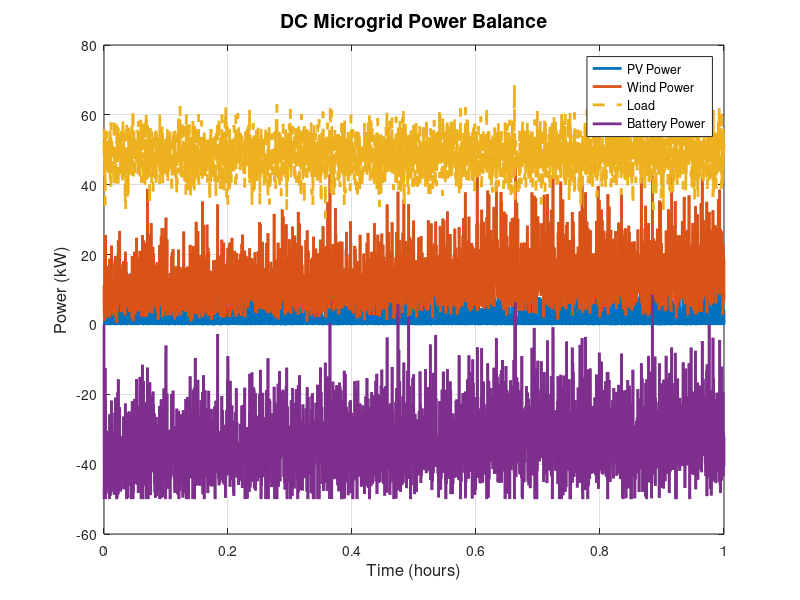
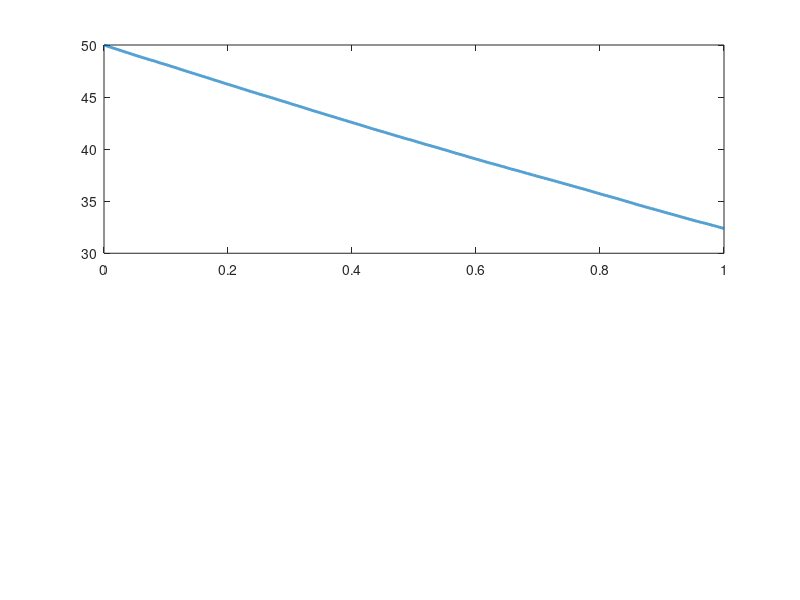

MATLAB code to generate these figures, in order: (Note: this script raises an error after producing the figures.)
%% DC Microgrid Simulation - MATLAB/Simulink
% Main simulation script for DC microgrid modeling
% Author: Nivas D. Navghare
% Institution: COEP Technological University, Pune

%% Clear workspace
clear; clc; close all;

%% Configuration Parameters
fprintf('Initializing DC Microgrid Simulation...\n');

% System Parameters
Vdc = 380;              % DC bus voltage (V)
f_nominal = 50;         % Nominal frequency (Hz)
T_sim = 3600;           % Simulation time (seconds)

% PV System Parameters
PV_rated = 100;         % Rated power (kW)
PV_efficiency = 0.18;   % Panel efficiency
Panel_area = 600;       % Panel area (m²)
Temp_coeff = -0.004;    % Temperature coefficient (per °C)

% Wind Turbine Parameters
Wind_rated = 50;        % Rated power (kW)
v_cutin = 3;            % Cut-in wind speed (m/s)
v_rated = 12;           % Rated wind speed (m/s)
v_cutout = 25;          % Cut-out wind speed (m/s)

% Battery Parameters
Batt_capacity = 200;    % Capacity (kWh)
Batt_charge_max = 50;   % Max charge rate (kW)
Batt_discharge_max = 50;% Max discharge rate (kW)
SOC_init = 0.5;         % Initial SOC
SOC_min = 0.2;          % Minimum SOC
SOC_max = 0.9;          % Maximum SOC
Batt_efficiency = 0.95; % Battery efficiency

% Load Parameters
Load_critical = 80;     % Critical load (kW)
Load_noncritical = 40;  % Non-critical load (kW)

%% Generate Input Data
fprintf('Generating environmental data...\n');

% Time vector
t = 0:1:T_sim;
hour_of_day = mod(t/3600, 24);

% Solar irradiance (W/m²)
irradiance = 1000 * max(0, sin(pi * (hour_of_day - 6) / 12));
irradiance = irradiance + 50 * randn(size(irradiance));
irradiance(irradiance < 0) = 0;

% Temperature (°C)
temperature = 25 + 10 * sin(pi * (hour_of_day - 6) / 12);
temperature = temperature + 2 * randn(size(temperature));

% Wind speed (m/s)
wind_speed = 8 + 4 * sin(2 * pi * hour_of_day / 24);
wind_speed = wind_speed + 1 * randn(size(wind_speed));
wind_speed(wind_speed < 0) = 0;

%% PV Power Calculation
fprintf('Calculating PV power output...\n');

% Temperature effect
temp_factor = 1 + Temp_coeff * (temperature - 25);

% PV power
P_pv = (irradiance / 1000) .* Panel_area * PV_efficiency .* temp_factor;
P_pv = min(P_pv, PV_rated);  % Limit to rated power

%% Wind Power Calculation
fprintf('Calculating wind power output...\n');

P_wind = zeros(size(wind_speed));
for i = 1:length(wind_speed)
    v = wind_speed(i);
    if v < v_cutin || v > v_cutout
        P_wind(i) = 0;
    elseif v >= v_rated
        P_wind(i) = Wind_rated;
    else
        % Simplified power curve
        P_wind(i) = Wind_rated * ((v - v_cutin) / (v_rated - v_cutin))^3;
    end
end

%% Load Profile
fprintf('Generating load profile...\n');

% Variable load based on time of day
load_factor = 0.7 + 0.3 * sin(pi * (hour_of_day - 6) / 12);
P_load = (Load_critical + Load_noncritical) * load_factor;
P_load = P_load + 5 * randn(size(P_load));  % Add variability

%% Battery Operation
fprintf('Simulating battery operation...\n');

SOC = zeros(size(t));
P_battery = zeros(size(t));
SOC(1) = SOC_init;

dt = 1/3600;  % Time step in hours

for i = 2:length(t)
    % Power balance
    P_gen = P_pv(i) + P_wind(i);
    P_deficit = P_load(i) - P_gen;
    
    if P_deficit > 0  % Need to discharge
        P_batt = min(P_deficit, Batt_discharge_max);
        % Check SOC limit
        energy = P_batt * dt / Batt_efficiency;
        new_SOC = SOC(i-1) - energy / Batt_capacity;
        
        if new_SOC < SOC_min
            P_batt = (SOC(i-1) - SOC_min) * Batt_capacity * Batt_efficiency / dt;
            new_SOC = SOC_min;
        end
        
        P_battery(i) = -P_batt;  % Negative for discharge
        SOC(i) = new_SOC;
        
    elseif P_deficit < 0  % Can charge
        P_batt = min(-P_deficit, Batt_charge_max);
        % Check SOC limit
        energy = P_batt * dt * Batt_efficiency;
        new_SOC = SOC(i-1) + energy / Batt_capacity;
        
        if new_SOC > SOC_max
            P_batt = (SOC_max - SOC(i-1)) * Batt_capacity / (dt * Batt_efficiency);
            new_SOC = SOC_max;
        end
        
        P_battery(i) = P_batt;  % Positive for charge
        SOC(i) = new_SOC;
        
    else
        SOC(i) = SOC(i-1);
        P_battery(i) = 0;
    end
end

%% Power Quality Analysis
fprintf('Analyzing power quality...\n');

% Voltage calculation (simplified)
V_bus = Vdc + 5 * randn(size(t));  % Add voltage variations

% Total Harmonic Distortion estimation
THD = 2 + 1 * rand();  % Simplified THD (%)

%% Performance Metrics
fprintf('Calculating performance metrics...\n');

% Energy calculations
E_pv_total = sum(P_pv) * dt;
E_wind_total = sum(P_wind) * dt;
E_gen_total = E_pv_total + E_wind_total;
E_load_total = sum(P_load) * dt;

% Efficiency
system_efficiency = E_load_total / E_gen_total * 100;

% Renewable penetration
renewable_penetration = E_gen_total / E_load_total * 100;

% Average SOC
avg_SOC = mean(SOC);

%% Display Results
fprintf('\n========== SIMULATION RESULTS ==========\n');
fprintf('Total PV Energy: %.2f kWh\n', E_pv_total);
fprintf('Total Wind Energy: %.2f kWh\n', E_wind_total);
fprintf('Total Generation: %.2f kWh\n', E_gen_total);
fprintf('Total Load: %.2f kWh\n', E_load_total);
fprintf('System Efficiency: %.2f%%\n', system_efficiency);
fprintf('Renewable Penetration: %.2f%%\n', renewable_penetration);
fprintf('Average Battery SOC: %.2f%%\n', avg_SOC * 100);
fprintf('Estimated THD: %.2f%%\n', THD);
fprintf('========================================\n\n');

%% Visualization
fprintf('Generating plots...\n');

% Power Balance Plot
figure('Name', 'Power Balance', 'Position', [100 100 1200 600]);
plot(t/3600, P_pv, 'LineWidth', 2, 'DisplayName', 'PV Power');
hold on;
plot(t/3600, P_wind, 'LineWidth', 2, 'DisplayName', 'Wind Power');
plot(t/3600, P_load, '--', 'LineWidth', 2, 'DisplayName', 'Load');
plot(t/3600, P_battery, 'LineWidth', 2, 'DisplayName', 'Battery Power');
hold off;
xlabel('Time (hours)', 'FontSize', 12);
ylabel('Power (kW)', 'FontSize', 12);
title('DC Microgrid Power Balance', 'FontSize', 14, 'FontWeight', 'bold');
legend('Location', 'best');
grid on;
saveas(gcf, 'results/matlab_power_balance.png');

% Battery Operation Plot
figure('Name', 'Battery Operation', 'Position', [100 100 1200 800]);

subplot(2,1,1);
plot(t/3600, SOC * 100, 'LineWidth', 2);
hold on;
yline(SOC_min * 100, 'r--', 'Min SOC', 'LineWidth', 1.5);
yline(SOC_max * 100, 'r--', 'Max SOC', 'LineWidth', 1.5);
hold off;
ylabel('State of Charge (%)', 'FontSize', 12);
title('Battery Energy Storage System', 'FontSize', 14, 'FontWeight', 'bold');
grid on;

subplot(2,1,2);
plot(t/3600, P_battery, 'LineWidth', 2, 'Color', [0 0.5 0]);
yline(0, 'k-', 'LineWidth', 0.5);
xlabel('Time (hours)', 'FontSize', 12);
ylabel('Battery Power (kW)', 'FontSize', 12);
title('Positive: Charging, Negative: Discharging', 'FontSize', 10, 'FontStyle', 'italic');
grid on;
saveas(gcf, 'results/matlab_battery_operation.png');

% Voltage Profile Plot
figure('Name', 'Voltage Profile', 'Position', [100 100 1200 600]);
plot(t/3600, V_bus, 'LineWidth', 2, 'Color', [0.5 0 0.5]);
hold on;
yline(Vdc, 'g--', 'Nominal', 'LineWidth', 1.5);
yline(Vdc * 0.85, 'r--', 'Min Threshold', 'LineWidth', 1.5);
yline(Vdc * 1.15, 'r--', 'Max Threshold', 'LineWidth', 1.5);
hold off;
xlabel('Time (hours)', 'FontSize', 12);
ylabel('DC Bus Voltage (V)', 'FontSize', 12);
title('DC Bus Voltage Profile', 'FontSize', 14, 'FontWeight', 'bold');
legend('Voltage', 'Nominal', 'Min', 'Max', 'Location', 'best');
grid on;
saveas(gcf, 'results/matlab_voltage_profile.png');

fprintf('Simulation completed successfully!\n');
fprintf('Results saved to results/ directory\n');
